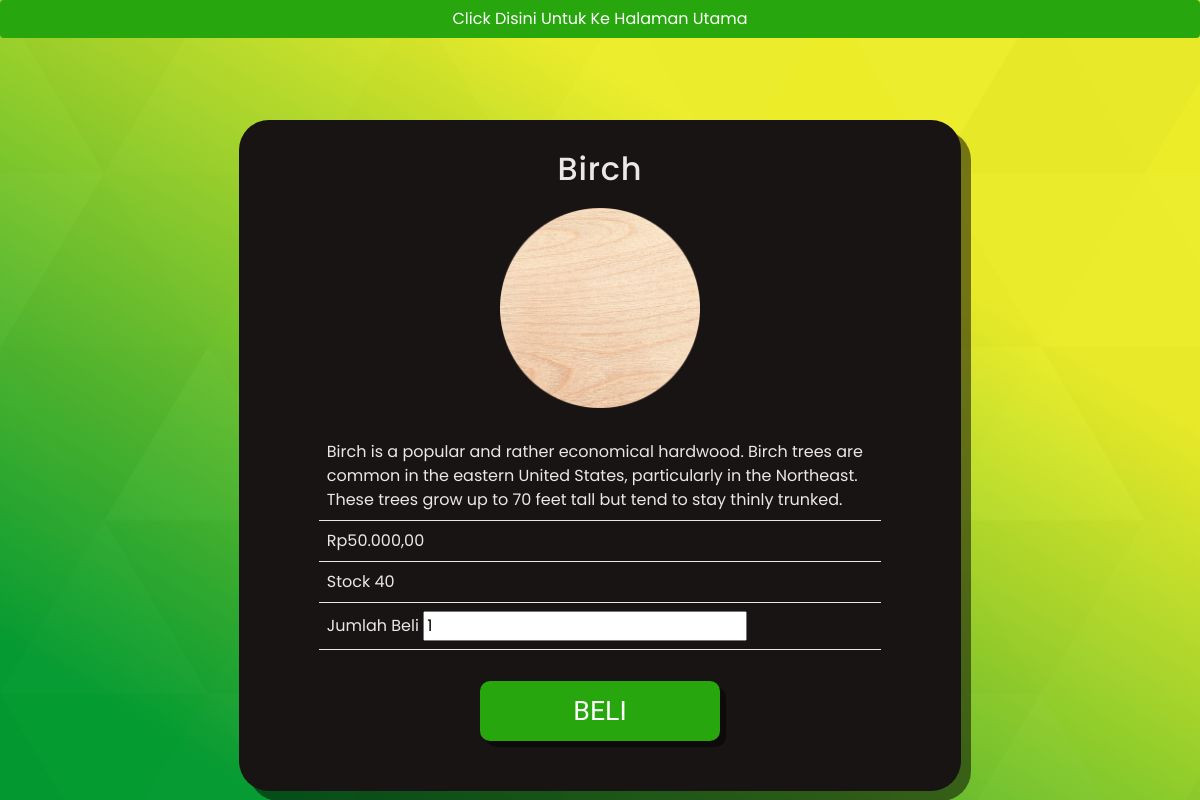
The page /produk.php?id=3 on the database its author committed.
### tables this page shows
CREATE TABLE `produk` (
  `id` int(11) NOT NULL,
  `nama` varchar(200) NOT NULL,
  `deskripsi` varchar(5000) NOT NULL,
  `harga` varchar(200) NOT NULL,
  `stok` int(11) NOT NULL,
  `gambar` varchar(100) DEFAULT NULL
);

### produk.php (the view, shortened to what this page needs)
<!DOCTYPE html>
<html lang="en">
<head>
    <link href="https://cdn.jsdelivr.net/npm/bootstrap@5.0.1/dist/css/bootstrap.min.css" rel="stylesheet">
    <link rel="stylesheet" href="style.css">
</head>
<body>
    <a style="display:block;width:max;background-color:#27a60d;color:white;font-family: 'Poppins', sans-serif;" class="btn" href="index.php">Click Disini Untuk Ke Halaman Utama</a>
    <?php
        include "koneksi.php";
        $detail=mysqli_query($conn,"select * from produk where id = '".$_GET['id']."'");
        $data=mysqli_fetch_array($detail);
    ?>
    <br><br><br>
    <div class="row" style="font-family: 'Poppins', sans-serif; padding:10px;">
        <div class="col-md-2" style="margin: auto; width: 60%; padding: 30px 80px 30px 80px; margin:0 auto;">
            <center><h2 style="margin-bottom:20px;letter-spacing:0.8px;"><?=$data['nama']?></h2></center>
            <center><img src="assets/<?=$data['gambar']?>" class="card-img-top" style="width:200px;"></center>
            <br>
            <form action="proses_keranjang.php?id=<?=$data['id']?>" method="post">
                <table class="table" style="color:rgb(233, 231, 231);border:none;">
                    <thead>
                        <tr>
                            <td><?=$data['deskripsi']?></td>
                        </tr>
                        <tr>
                            <td><?=$data['harga']?></td>
                        </tr>
                        <tr>
                            <td>Stock <?=$data['stok']?></td>
                        </tr>
                        <tr>
                            <td>Jumlah Beli <input type="number" name="jumlah" value="1"></td>
                        </tr>
                    </thead>
                </table>
                <center><input class="button" type="submit" value="BELI"></center>
            </form>
        </div>
    </div>
</body>
</html>

### style.css (style rules this page uses)
html { overflow-x: hidden; }
body { background-color: #049B31; background-attachment: fixed; background-size: cover; }
.col-md-2 { background-color: rgb(25, 20, 20); width: 35%; border-radius: 30px; color: rgb(233, 231, 231); box-shadow: 10px 10px rgb(0 0 0 / 0.5); padding: 30px; margin: auto; }
.button { font-family: 'Staatliches', cursive; margin-top: 15px; font-size: 20pt; background: #27a60d; color: white; border: 0px solid; border-radius: 10px; width: 240px; height: 60px; transition: 0.3s; box-shadow: 6px 6px rgb(0 0 0 / 0.5); margin-bottom: 20px; }

### rows shown on the page
produk: nama "Birch", gambar (picture), deskripsi "Birch is a popular and rather economical hardwood. Birch trees are common in the eastern United States, particularly in the Northeast. These trees grow up to 70 feet tall but tend to stay thinly trunked.", harga "Rp50.000,00", stok "40"
